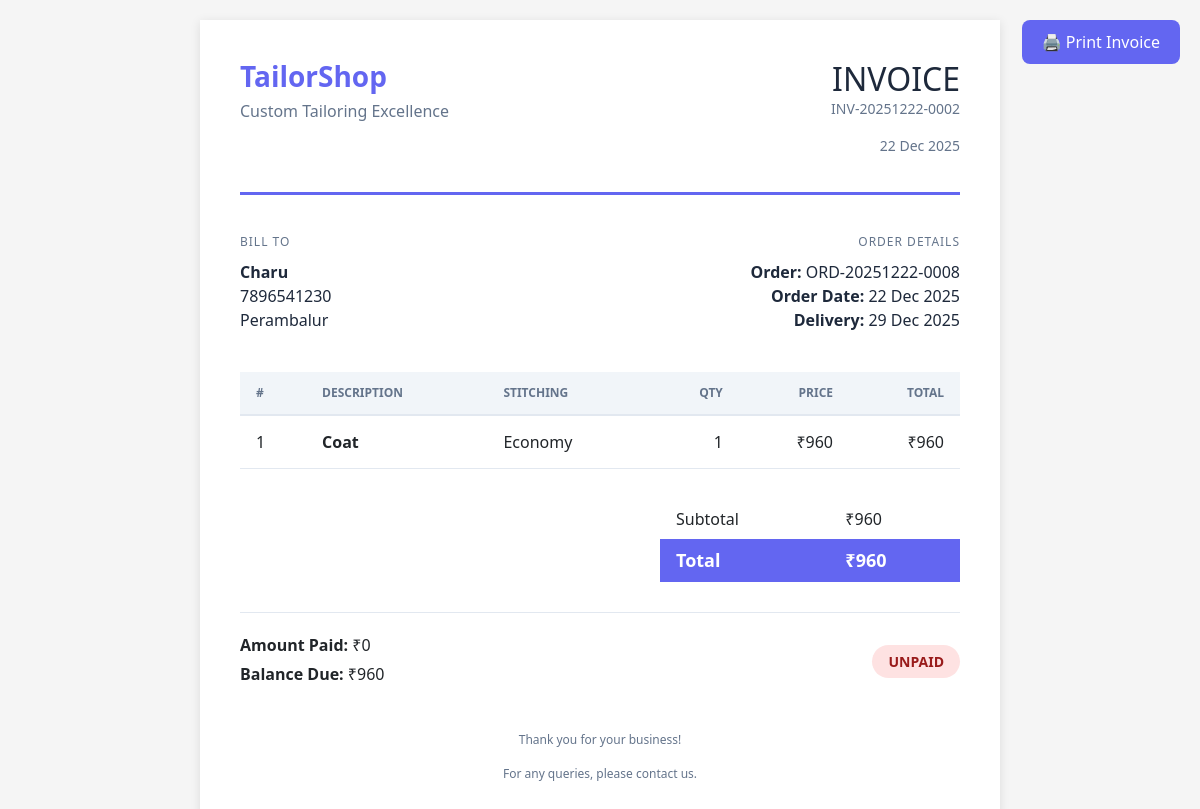
/invoices/2/print/ (signed in), run on the app's committed database.
### shop/models.py (models this page shows, shortened)
class Invoice(models.Model):
    order = models.OneToOneField(Order, on_delete=models.CASCADE, related_name='invoice')
    invoice_number = models.CharField(max_length=30, unique=True, editable=False)
    subtotal = models.DecimalField(max_digits=10, decimal_places=2)
    discount = models.DecimalField(max_digits=10, decimal_places=2, default=0)
    discount_type = models.CharField(max_length=10, choices=[('FLAT', 'Flat'), ('PERCENT', 'Percentage')], default='FLAT')
    tax_rate = models.DecimalField(max_digits=5, decimal_places=2, default=0)
    tax = models.DecimalField(max_digits=10, decimal_places=2, default=0)
    total = models.DecimalField(max_digits=10, decimal_places=2)
    notes = models.TextField(blank=True, null=True)
    created_at = models.DateTimeField(auto_now_add=True)
    updated_at = models.DateTimeField(auto_now=True)
    @property
    def paid_amount(self):
        return self.payments.aggregate(total=models.Sum('amount'))['total'] or Decimal('0.00')
    @property
    def balance_amount(self):
        return self.total - self.paid_amount
    @property
    def is_fully_paid(self):
        return self.balance_amount <= 0
    @property
    def payment_status(self):
        if self.is_fully_paid:
            return 'PAID'
        elif self.paid_amount > 0:
            return 'PARTIAL'
        return 'UNPAID'
    class Meta:
        ordering = ['-created_at']

class Order(models.Model):
    STATUS_CHOICES = [
        ('PENDING', 'Pending'),
        ('IN_PROGRESS', 'In Progress'),
        ('READY', 'Ready for Delivery'),
        ('DELIVERED', 'Delivered'),
        ('CANCELLED', 'Cancelled'),
    ]
    PRIORITY_CHOICES = [
        ('NORMAL', 'Normal'),
        ('URGENT', 'Urgent'),
        ('EXPRESS', 'Express'),
    ]
    order_number = models.CharField(max_length=20, unique=True, editable=False)
    customer = models.ForeignKey(Customer, on_delete=models.PROTECT, related_name='orders')
    profile = models.ForeignKey(MeasurementProfile, on_delete=models.SET_NULL, null=True, blank=True)
    order_date = models.DateField(default=date.today)
    delivery_date = models.DateField(null=True, blank=True)
    status = models.CharField(max_length=20, choices=STATUS_CHOICES, default='PENDING')
    priority = models.CharField(max_length=20, choices=PRIORITY_CHOICES, default='NORMAL')
    notes = models.TextField(blank=True, null=True)
    created_by = models.ForeignKey(User, on_delete=models.SET_NULL, null=True, related_name='created_orders')
    created_at = models.DateTimeField(auto_now_add=True)
    updated_at = models.DateTimeField(auto_now=True)
    class Meta:
        ordering = ['-created_at']

class Customer(models.Model):
    name = models.CharField(max_length=100)
    phone = models.CharField(max_length=15, unique=True)
    email = models.EmailField(blank=True, null=True)
    address = models.TextField(blank=True, null=True)
    notes = models.TextField(blank=True, null=True)
    created_at = models.DateTimeField(auto_now_add=True)
    updated_at = models.DateTimeField(auto_now=True)
    class Meta:
        ordering = ['-created_at']

class OrderItem(models.Model):
    order = models.ForeignKey(Order, on_delete=models.CASCADE, related_name='items')
    garment_type = models.ForeignKey(GarmentType, on_delete=models.PROTECT)
    stitching_type = models.ForeignKey(StitchingType, on_delete=models.PROTECT)
    quantity = models.PositiveIntegerField(default=1, validators=[MinValueValidator(1)])
    price = models.DecimalField(max_digits=10, decimal_places=2, validators=[MinValueValidator(0)])
    notes = models.TextField(blank=True, null=True)
    is_completed = models.BooleanField(default=False)
    @property
    def total_price(self):
        return self.price * self.quantity

class GarmentType(models.Model):
    name = models.CharField(max_length=50, unique=True)
    description = models.TextField(blank=True)
    base_price = models.DecimalField(max_digits=10, decimal_places=2, default=0)
    is_active = models.BooleanField(default=True)
    class Meta:
        ordering = ['name']

class StitchingType(models.Model):
    name = models.CharField(max_length=50, unique=True)
    description = models.TextField(blank=True)
    price_multiplier = models.DecimalField(max_digits=4, decimal_places=2, default=1.0)
    extra_charge = models.DecimalField(max_digits=10, decimal_places=2, default=0)
    is_active = models.BooleanField(default=True)
    class Meta:
        ordering = ['name']

### shop/views.py (the view)
# urls.py: path('invoices/<int:pk>/print/', views.invoice_print, name='invoice_print'),
@login_required
def invoice_print(request, pk):
    invoice = get_object_or_404(Invoice.objects.select_related('order', 'order__customer'), pk=pk)
    items = invoice.order.items.select_related('garment_type', 'stitching_type')
    payments = invoice.payments.all()
    return render(request, 'shop/invoice_print.html', {
        'invoice': invoice,
        'items': items,
        'payments': payments
    })

### templates/shop/invoice_print.html (shortened to what this page needs)
{% load humanize %}
<!DOCTYPE html>
<html lang="en">
<head>
    <link href="https://cdn.jsdelivr.net/npm/bootstrap@5.3.2/dist/css/bootstrap.min.css" rel="stylesheet">
</head>
<body>
    <button onclick="window.print()" class="print-btn">
        🖨️ Print Invoice
    </button>
    <div class="invoice-container">
        <div class="invoice-header">
            <div>
                <h1 class="shop-name">TailorShop</h1>
                <p class="shop-tagline">Custom Tailoring Excellence</p>
            </div>
            <div class="invoice-title">
                <h2>INVOICE</h2>
                <p class="invoice-number">{{ invoice.invoice_number }}</p>
                <p class="invoice-number">{{ invoice.created_at|date:"d M Y" }}</p>
            </div>
        </div>
        <div class="invoice-meta">
            <div class="meta-section">
                <h6>Bill To</h6>
                <p><strong>{{ invoice.order.customer.name }}</strong></p>
                <p>{{ invoice.order.customer.phone }}</p>
                {% if invoice.order.customer.address %}
                <p>{{ invoice.order.customer.address }}</p>
                {% endif %}
            </div>
            <div class="meta-section" style="text-align: right;">
                <h6>Order Details</h6>
                <p><strong>Order:</strong> {{ invoice.order.order_number }}</p>
                <p><strong>Order Date:</strong> {{ invoice.order.order_date|date:"d M Y" }}</p>
                {% if invoice.order.delivery_date %}
                <p><strong>Delivery:</strong> {{ invoice.order.delivery_date|date:"d M Y" }}</p>
                {% endif %}
            </div>
        </div>
        <table class="items-table">
            <thead>
                <tr>
                    <th>#</th>
                    <th>Description</th>
                    <th>Stitching</th>
                    <th class="text-right">Qty</th>
                    <th class="text-right">Price</th>
                    <th class="text-right">Total</th>
                </tr>
            </thead>
            <tbody>
                {% for item in items %}
                <tr>
                    <td>{{ forloop.counter }}</td>
                    <td><strong>{{ item.garment_type.name }}</strong></td>
                    <td>{{ item.stitching_type.name }}</td>
                    <td class="text-right">{{ item.quantity }}</td>
                    <td class="text-right">₹{{ item.price|floatformat:0 }}</td>
                    <td class="text-right">₹{{ item.total_price|floatformat:0 }}</td>
                </tr>
                {% endfor %}
            </tbody>
        </table>
        <div class="totals-section">
            <table class="totals-table">
                <tr>
                    <td>Subtotal</td>
                    <td class="text-right">₹{{ invoice.subtotal|floatformat:0|intcomma }}</td>
                </tr>
                <tr class="total-row">
                    <td>Total</td>
                    <td class="text-right">₹{{ invoice.total|floatformat:0|intcomma }}</td>
                </tr>
            </table>
        </div>
        <div class="payment-info">
            <div style="display: flex; justify-content: space-between; align-items: center;">
                <div>
                    <p style="margin: 0;"><strong>Amount Paid:</strong> ₹{{ invoice.paid_amount|floatformat:0|intcomma }}</p>
                    <p style="margin: 5px 0;"><strong>Balance Due:</strong> ₹{{ invoice.balance_amount|floatformat:0|intcomma }}</p>
                </div>
                <span class="payment-status status-{{ invoice.payment_status|lower }}">
                    {{ invoice.payment_status }}
                </span>
            </div>
        </div>
        <div class="footer">
            <p>Thank you for your business!</p>
            <p>For any queries, please contact us.</p>
        </div>
    </div>
</body>
</html>

### templates/shop/invoice_print.html (style rules this page uses)
body { font-family: 'Segoe UI', sans-serif; background: #f5f5f5; padding: 20px; }
.invoice-container { max-width: 800px; margin: 0 auto; background: white; padding: 40px; box-shadow: 0 2px 10px rgba(0,0,0,0.1); }
.invoice-header { display: flex; justify-content: space-between; align-items: flex-start; margin-bottom: 40px; padding-bottom: 20px; border-bottom: 3px solid #6366f1; }
.shop-name { font-size: 28px; font-weight: 700; color: #6366f1; margin: 0; }
.shop-tagline { color: #64748b; margin-top: 5px; }
.invoice-title { text-align: right; }
.invoice-title h2 { margin: 0; color: #1e293b; }
.invoice-number { font-size: 14px; color: #64748b; }
.invoice-meta { display: grid; grid-template-columns: 1fr 1fr; gap: 40px; margin-bottom: 40px; }
.meta-section h6 { color: #64748b; text-transform: uppercase; font-size: 12px; margin-bottom: 10px; letter-spacing: 1px; }
.meta-section p { margin: 0; color: #1e293b; }
.items-table { width: 100%; border-collapse: collapse; margin-bottom: 30px; }
.items-table th { background: #f1f5f9; padding: 12px 16px; text-align: left; font-size: 12px; text-transform: uppercase; color: #64748b; border-bottom: 2px solid #e2e8f0; }
.items-table td { padding: 14px 16px; border-bottom: 1px solid #e2e8f0; }
.items-table .text-right { text-align: right; }
.totals-section { display: flex; justify-content: flex-end; }
.totals-table { width: 300px; }
.totals-table td { padding: 8px 16px; }
.totals-table .total-row { font-size: 18px; font-weight: 700; background: #6366f1; color: white; }
.payment-info { margin-top: 30px; padding-top: 20px; border-top: 1px solid #e2e8f0; }
.payment-status { display: inline-block; padding: 6px 16px; border-radius: 20px; font-weight: 600; font-size: 14px; }
.status-unpaid { background: #fee2e2; color: #991b1b; }
.footer { margin-top: 40px; text-align: center; color: #64748b; font-size: 12px; }
.print-btn { position: fixed; top: 20px; right: 20px; padding: 10px 20px; background: #6366f1; color: white; border: none; border-radius: 8px; cursor: pointer; font-weight: 500; }

### data on the page
Invoice: invoice_number "INV-20251222-0002", created_at "22 Dec 2025", order.customer.name "Charu", order.customer.phone "7896541230", order.customer.address "Perambalur", order.order_number "ORD-20251222-0008", order.order_date "22 Dec 2025", order.delivery_date "29 Dec 2025", subtotal "960", total "960", paid_amount "0", balance_amount "960", payment_status "UNPAID"
OrderItem: garment_type.name "Coat", stitching_type.name "Economy", quantity "1", price "960", total_price "960"
